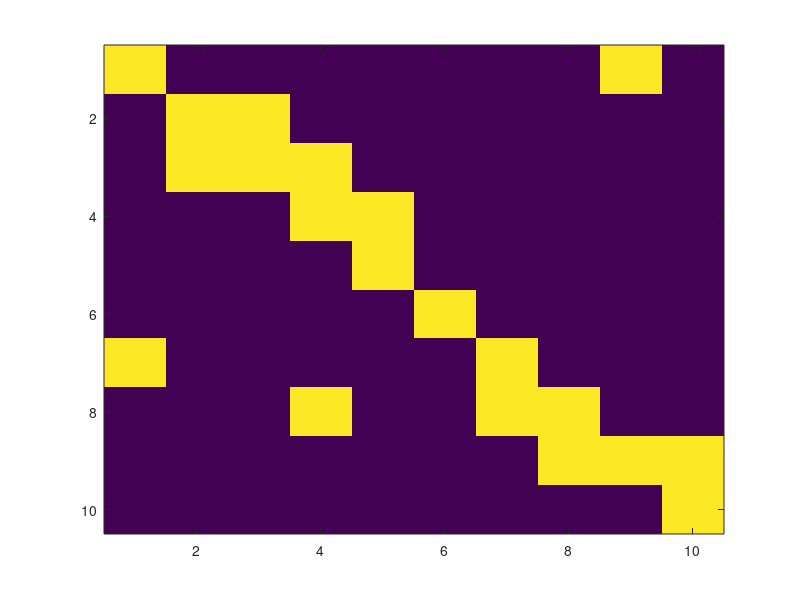

Here is the MATLAB script that generated this plot:
%% feasible parameter sets for mod-nestedness ensemble
clear all
load('data/params/matrices_10by10_100_invertible.mat')

[nH,nV,nM] = size(matrices);
matV = 1:nM;

a = ones(nH);
phiMin = 10^-8; phiMax = 10^-7;
betaMin = 10; betaMax = 50;
Hmin = 10^3; Hmax = 10^4;
Vmin = 10^6; Vmax = 10^7;
K = Hmax*100;

params = cell(nM,5);

for iM = matV
    M = matrices(:,:,iM);
    phi = phiMin + (phiMax - phiMin)*rand(nH,nV);
    beta = betaMin + (betaMax - betaMin)*rand(nH,nV);
    Hstar = Hmin + (Hmax-Hmin)*rand(nH,1);
    Vstar = Vmin + (Vmax - Vmin)*rand(nV,1);
    m = (beta.*phi.*M)'*Hstar;
    r = (phi.*M)*Vstar./(1 - a*Hstar/K);
    params(iM,:) = {r,a,phi,beta,m}; 
end

save('data/params/params_feasible','params','matrices','K')


%% first example parameters and matrix
clear all
nH = 10;
nV = 10;
nConn = 10;

%create random matrix with diagonal elements
M = eye(nH,nV);  %start with diagonal matrix
idx_off_diag = reshape(1:nH*nV,nH,nV);
idx_off_diag= idx_off_diag - diag(diag(idx_off_diag));
idx_off_diag = idx_off_diag(:);
idx_off_diag(idx_off_diag ==0) = [];
M(randsample(idx_off_diag,nConn)) = 1;

a = ones(nH);
phiMin = 10^-8; phiMax = 10^-7;
betaMin = 10; betaMax = 50;
Hmin = 10^3; Hmax = 10^4;
Vmin = 10^6; Vmax = 10^7;
K = Hmax*100;

params = cell(1,5);


phi = phiMin + (phiMax - phiMin)*rand(nH,nV);
beta = betaMin + (betaMax - betaMin)*rand(nH,nV);
Hstar = Hmin + (Hmax-Hmin)*rand(nH,1);
Vstar = Vmin + (Vmax - Vmin)*rand(nV,1);
m = (beta.*phi.*M)'*Hstar;
r = (phi.*M)*Vstar./(1 - a*Hstar/K);
params(1,:) = {r,a,phi,beta,m}; 


imagesc(M)

%save('data/params/first_example','params','M','K')